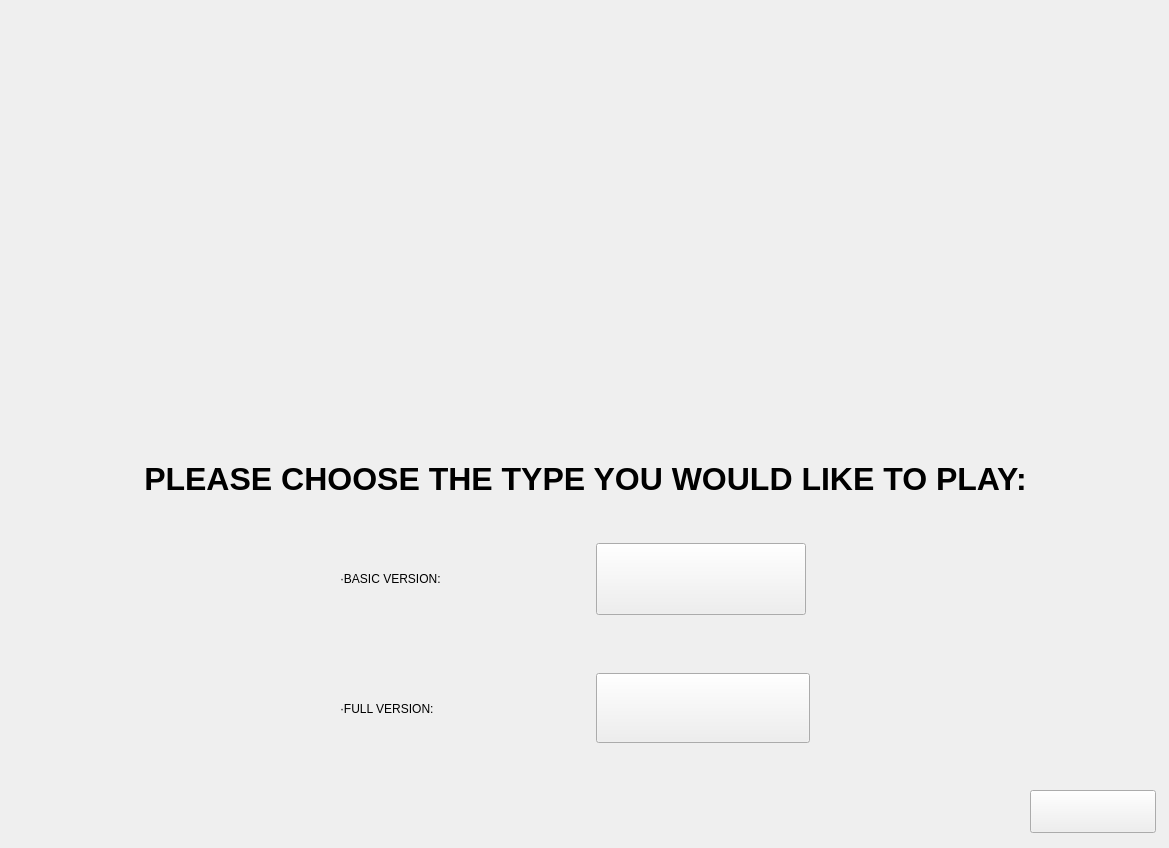
<?xml version="1.0" encoding="UTF-8"?>
<ui version="4.0">
 <class>Form_option</class>
 <widget class="QWidget" name="Form_option">
  <property name="geometry">
   <rect>
    <x>0</x>
    <y>0</y>
    <width>1169</width>
    <height>848</height>
   </rect>
  </property>
  <property name="sizePolicy">
   <sizepolicy hsizetype="Fixed" vsizetype="Fixed">
    <horstretch>0</horstretch>
    <verstretch>0</verstretch>
   </sizepolicy>
  </property>
  <property name="minimumSize">
   <size>
    <width>1169</width>
    <height>848</height>
   </size>
  </property>
  <property name="maximumSize">
   <size>
    <width>1169</width>
    <height>848</height>
   </size>
  </property>
  <property name="windowTitle">
   <string>PERUKE</string>
  </property>
  <property name="windowIcon">
   <iconset resource="background.qrc">
    <normaloff>:/newPrefix/icon.png</normaloff>:/newPrefix/icon.png</iconset>
  </property>
  <widget class="QLabel" name="background_pic">
   <property name="geometry">
    <rect>
     <x>-30</x>
     <y>-20</y>
     <width>1221</width>
     <height>881</height>
    </rect>
   </property>
   <property name="sizePolicy">
    <sizepolicy hsizetype="Preferred" vsizetype="Preferred">
     <horstretch>0</horstretch>
     <verstretch>0</verstretch>
    </sizepolicy>
   </property>
   <property name="minimumSize">
    <size>
     <width>1221</width>
     <height>881</height>
    </size>
   </property>
   <property name="maximumSize">
    <size>
     <width>1221</width>
     <height>881</height>
    </size>
   </property>
   <property name="cursor">
    <cursorShape>ArrowCursor</cursorShape>
   </property>
   <property name="layoutDirection">
    <enum>Qt::LeftToRight</enum>
   </property>
   <property name="autoFillBackground">
    <bool>false</bool>
   </property>
   <property name="styleSheet">
    <string notr="true">image:url(:/newPrefix/background_choose.png)</string>
   </property>
   <property name="text">
    <string/>
   </property>
  </widget>
  <widget class="QLabel" name="label_question">
   <property name="geometry">
    <rect>
     <x>5</x>
     <y>410</y>
     <width>1161</width>
     <height>140</height>
    </rect>
   </property>
   <property name="styleSheet">
    <string notr="true">font: 16pt &quot;SetoFont&quot;;</string>
   </property>
   <property name="text">
    <string>&lt;html&gt;&lt;head/&gt;&lt;body&gt;&lt;p align=&quot;center&quot;&gt;&lt;span style=&quot; font-size:24pt; font-weight:600;&quot;&gt;PLEASE CHOOSE THE TYPE YOU WOULD LIKE TO PLAY:&lt;/span&gt;&lt;/p&gt;&lt;/body&gt;&lt;/html&gt;</string>
   </property>
  </widget>
  <widget class="QWidget" name="formLayoutWidget">
   <property name="geometry">
    <rect>
     <x>340</x>
     <y>540</y>
     <width>471</width>
     <height>210</height>
    </rect>
   </property>
   <layout class="QFormLayout" name="formLayout_opt">
    <item row="0" column="0">
     <widget class="QLabel" name="label_1">
      <property name="sizePolicy">
       <sizepolicy hsizetype="Fixed" vsizetype="Fixed">
        <horstretch>0</horstretch>
        <verstretch>0</verstretch>
       </sizepolicy>
      </property>
      <property name="minimumSize">
       <size>
        <width>250</width>
        <height>72</height>
       </size>
      </property>
      <property name="maximumSize">
       <size>
        <width>250</width>
        <height>72</height>
       </size>
      </property>
      <property name="styleSheet">
       <string notr="true">font: 18pt &quot;SetoFont&quot;;</string>
      </property>
      <property name="text">
       <string>·BASIC VERSION:   </string>
      </property>
     </widget>
    </item>
    <item row="0" column="1">
     <widget class="QPushButton" name="pushButton1">
      <property name="sizePolicy">
       <sizepolicy hsizetype="Fixed" vsizetype="Fixed">
        <horstretch>0</horstretch>
        <verstretch>0</verstretch>
       </sizepolicy>
      </property>
      <property name="minimumSize">
       <size>
        <width>210</width>
        <height>72</height>
       </size>
      </property>
      <property name="maximumSize">
       <size>
        <width>210</width>
        <height>72</height>
       </size>
      </property>
      <property name="cursor">
       <cursorShape>PointingHandCursor</cursorShape>
      </property>
      <property name="styleSheet">
       <string notr="true">border-image: url(:/newPrefix/choice_one.png)</string>
      </property>
      <property name="text">
       <string/>
      </property>
     </widget>
    </item>
    <item row="2" column="0">
     <widget class="QLabel" name="label_6">
      <property name="sizePolicy">
       <sizepolicy hsizetype="Fixed" vsizetype="Fixed">
        <horstretch>0</horstretch>
        <verstretch>0</verstretch>
       </sizepolicy>
      </property>
      <property name="minimumSize">
       <size>
        <width>250</width>
        <height>72</height>
       </size>
      </property>
      <property name="maximumSize">
       <size>
        <width>250</width>
        <height>72</height>
       </size>
      </property>
      <property name="styleSheet">
       <string notr="true">font: 18pt &quot;SetoFont&quot;;</string>
      </property>
      <property name="text">
       <string>·FULL VERSION:   </string>
      </property>
     </widget>
    </item>
    <item row="2" column="1">
     <widget class="QPushButton" name="pushButton6">
      <property name="sizePolicy">
       <sizepolicy hsizetype="Fixed" vsizetype="Fixed">
        <horstretch>0</horstretch>
        <verstretch>0</verstretch>
       </sizepolicy>
      </property>
      <property name="minimumSize">
       <size>
        <width>214</width>
        <height>70</height>
       </size>
      </property>
      <property name="maximumSize">
       <size>
        <width>214</width>
        <height>70</height>
       </size>
      </property>
      <property name="cursor">
       <cursorShape>PointingHandCursor</cursorShape>
      </property>
      <property name="styleSheet">
       <string notr="true">border-image: url(:/newPrefix/choice_six.png);</string>
      </property>
      <property name="text">
       <string/>
      </property>
     </widget>
    </item>
    <item row="1" column="0">
     <spacer name="verticalSpacer_1">
      <property name="orientation">
       <enum>Qt::Vertical</enum>
      </property>
      <property name="sizeType">
       <enum>QSizePolicy::Fixed</enum>
      </property>
      <property name="sizeHint" stdset="0">
       <size>
        <width>20</width>
        <height>35</height>
       </size>
      </property>
     </spacer>
    </item>
    <item row="1" column="1">
     <spacer name="verticalSpacer_2">
      <property name="orientation">
       <enum>Qt::Vertical</enum>
      </property>
      <property name="sizeHint" stdset="0">
       <size>
        <width>20</width>
        <height>40</height>
       </size>
      </property>
     </spacer>
    </item>
   </layout>
  </widget>
  <widget class="QPushButton" name="pushButton_exit">
   <property name="geometry">
    <rect>
     <x>1030</x>
     <y>790</y>
     <width>126</width>
     <height>43</height>
    </rect>
   </property>
   <property name="sizePolicy">
    <sizepolicy hsizetype="Fixed" vsizetype="Fixed">
     <horstretch>0</horstretch>
     <verstretch>0</verstretch>
    </sizepolicy>
   </property>
   <property name="minimumSize">
    <size>
     <width>126</width>
     <height>43</height>
    </size>
   </property>
   <property name="cursor">
    <cursorShape>PointingHandCursor</cursorShape>
   </property>
   <property name="styleSheet">
    <string notr="true">border-image: url(:/newPrefix/exit.png)</string>
   </property>
   <property name="text">
    <string/>
   </property>
  </widget>
 </widget>
 <resources>
  <include location="background.qrc"/>
 </resources>
 <connections/>
</ui>
